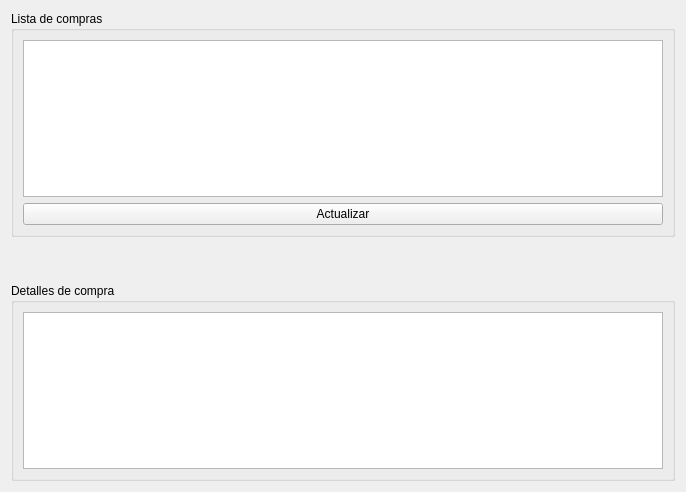
<?xml version="1.0" encoding="UTF-8"?>
<ui version="4.0">
 <class>F_Compra</class>
 <widget class="QWidget" name="F_Compra">
  <property name="geometry">
   <rect>
    <x>0</x>
    <y>0</y>
    <width>686</width>
    <height>492</height>
   </rect>
  </property>
  <property name="windowTitle">
   <string>Form</string>
  </property>
  <layout class="QVBoxLayout" name="verticalLayout">
   <item>
    <widget class="QGroupBox" name="groupBox_4">
     <property name="title">
      <string>Lista de compras</string>
     </property>
     <layout class="QVBoxLayout" name="verticalLayout_2">
      <item>
       <widget class="QTableWidget" name="tableWidget_1">
        <property name="selectionBehavior">
         <enum>QAbstractItemView::SelectRows</enum>
        </property>
       </widget>
      </item>
      <item>
       <widget class="QPushButton" name="actualizar">
        <property name="text">
         <string>Actualizar</string>
        </property>
       </widget>
      </item>
     </layout>
    </widget>
   </item>
   <item>
    <spacer name="verticalSpacer_2">
     <property name="orientation">
      <enum>Qt::Vertical</enum>
     </property>
     <property name="sizeType">
      <enum>QSizePolicy::Minimum</enum>
     </property>
     <property name="sizeHint" stdset="0">
      <size>
       <width>20</width>
       <height>40</height>
      </size>
     </property>
    </spacer>
   </item>
   <item>
    <widget class="QGroupBox" name="groupBox_5">
     <property name="title">
      <string>Detalles de compra</string>
     </property>
     <layout class="QVBoxLayout" name="verticalLayout_3">
      <item>
       <widget class="QTableWidget" name="tableWidget_2">
        <property name="selectionBehavior">
         <enum>QAbstractItemView::SelectRows</enum>
        </property>
       </widget>
      </item>
     </layout>
    </widget>
   </item>
  </layout>
 </widget>
 <resources/>
 <connections/>
</ui>
